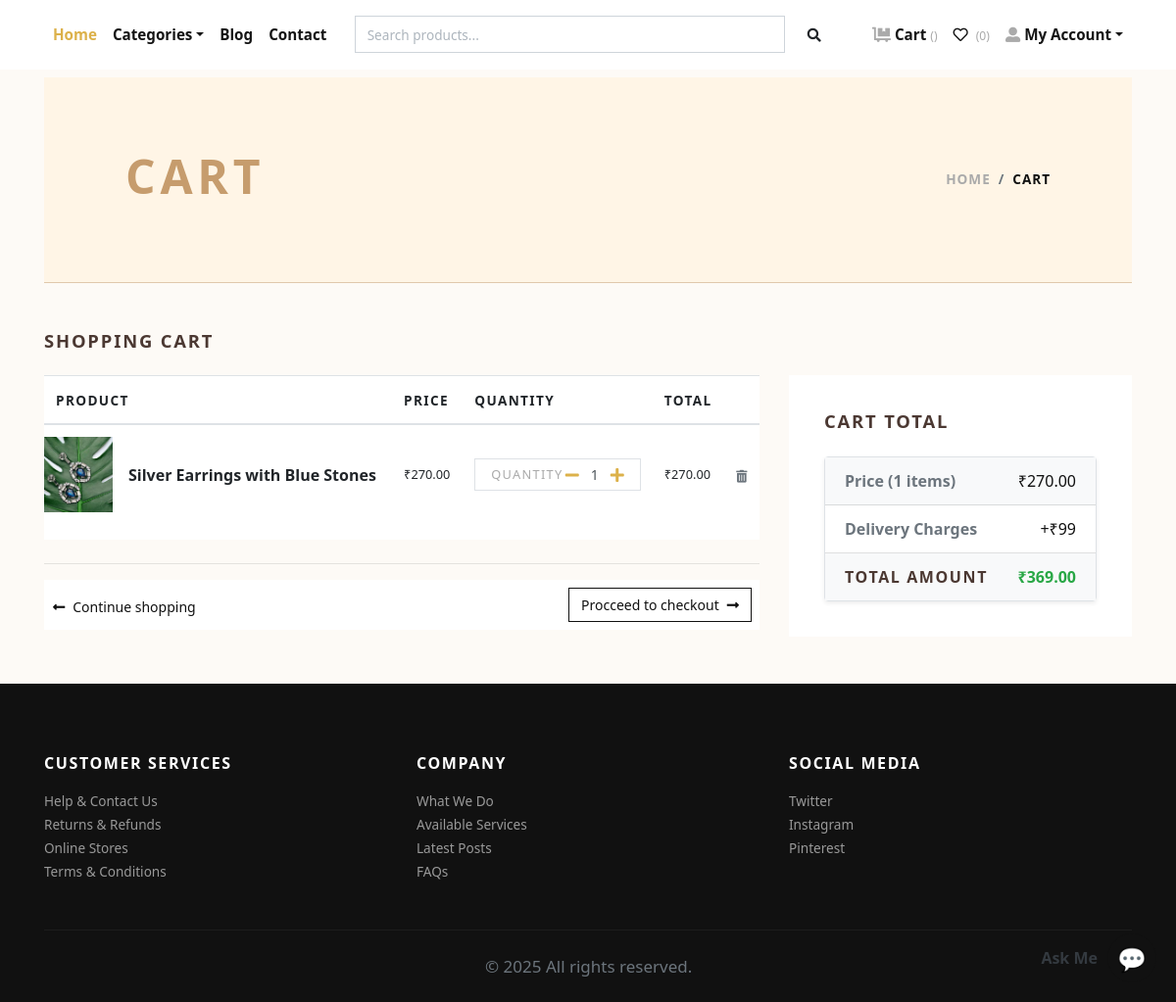
The page /cart/ (signed in) on the database its author committed.
### store/models.py (models this page shows, shortened)
class Cart(models.Model):
    user = models.ForeignKey(User, verbose_name="User", on_delete=models.CASCADE)
    product = models.ForeignKey(Product, verbose_name="Product", on_delete=models.CASCADE)
    quantity = models.PositiveIntegerField(default=1, verbose_name="Quantity")
    created_at = models.DateTimeField(auto_now_add=True, verbose_name="Created Date")
    updated_at = models.DateTimeField(auto_now=True, verbose_name="Updated Date")
    @property
    def total_price(self):
        return self.quantity * self.product.price

class Product(models.Model):
    title = models.CharField(max_length=150, verbose_name="Product Title")
    slug = models.SlugField(max_length=160, verbose_name="Product Slug")
    sku = models.CharField(max_length=255, unique=True, verbose_name="Unique Product ID (SKU)")
    short_description = models.TextField(verbose_name="Short Description")
    detail_description = models.TextField(blank=True, null=True, verbose_name="Detail Description")
    product_image = models.ImageField(upload_to='product', blank=True, null=True, verbose_name="Product Image")
    price = models.DecimalField(max_digits=8, decimal_places=2)
    category = models.ForeignKey(Category, verbose_name="Product Categoy", on_delete=models.CASCADE)
    is_active = models.BooleanField(verbose_name="Is Active?")
    is_featured = models.BooleanField(verbose_name="Is Featured?")
    estimated_delivery_days = models.PositiveIntegerField(default=5, verbose_name="Estimated Delivery Days")
    return_refund_policy = models.TextField(blank=True, null=True, verbose_name="Return & Refund Policy")
    coupon = models.ForeignKey('Coupon', null=True, blank=True, on_delete=models.SET_NULL, verbose_name="Applied Coupon")
    created_at = models.DateTimeField(auto_now_add=True, verbose_name="Created Date")
    updated_at = models.DateTimeField(auto_now=True, verbose_name="Updated Date")
    class Meta:
        verbose_name_plural = 'Products'
        ordering = ('-created_at', )

### store/views.py (the view, shortened to what this page needs)
# urls.py: path('cart/', views.cart, name="cart"),
@login_required
def cart(request):
    user = request.user
    cart_products = Cart.objects.filter(user=user)
    amount, shipping_amount = get_cart_amount_and_order_data(user)
    coupon_form = CouponApplyForm()
    applied_coupon = None
    discount_amount = decimal.Decimal(0)
    total_amount_after_discount = amount + shipping_amount
    now = timezone.now()
    active_coupons= Coupon.objects.filter(
        is_active=True,
        valid_from__lte=now,
        valid_to__gte=now,
        used_count__lt=models.F('usage_limit')
    )
    addresses = Address.objects.filter(user=user)
    context = {
        'cart_products': cart_products,
        'amount': amount,
        'shipping_amount': shipping_amount,
        'total_amount': amount + shipping_amount,
        'addresses': addresses,
        'coupon_form': coupon_form,
        'coupon': applied_coupon,
        'discount': discount_amount,
        'discount_amount': discount_amount,
        'total_amount_after_discount': total_amount_after_discount,
        'item_count': cart_products.count(),
        'active_coupons': active_coupons,
    }
    return render(request, 'store/cart.html', context)

### templates/store/cart.html (shortened to what this page needs)
{% extends 'base.html' %}
{% load static %}
{% load humanize %}
    {% block content %}
      <div class="container">
        <section class="py-5 blog-header">
          <div class="container">
            <div class="row px-4 px-lg-5 py-lg-4 align-items-center">
              <div class="col-lg-6">
                <h1 class="h2 text-uppercase text-lg-left">Cart</h1>
              </div>
              <div class="col-lg-6 text-lg-right">
                <nav aria-label="breadcrumb">
                  <ol class="breadcrumb justify-content-lg-end mb-0 px-0 bg-transparent">
                    <li class="breadcrumb-item active"><a href="{% url 'store:home' %}">Home</a></li>
                    <li class="breadcrumb-item" aria-current="page">Cart</li>
                  </ol>
                </nav>
              </div>
            </div>
          </div>
        </section>
        {% if cart_products %}
        <section class="py-5">
          <h2 class="h5 text-uppercase mb-4">Shopping cart</h2>
          <div class="row">
            <div class="col-lg-8 mb-4 mb-lg-0">
              <div class="table-responsive mb-4 bg-white ">
                <table class="table">
                  <thead >
                    <tr>
                      <th class="border-1" scope="col"> <strong class="text-small text-uppercase">Product</strong></th>
                      <th class="border-1" scope="col"> <strong class="text-small text-uppercase">Price</strong></th>
                      <th class="border-1" scope="col"> <strong class="text-small text-uppercase">Quantity</strong></th>
                      <th class="border-1" scope="col"> <strong class="text-small text-uppercase">Total</strong></th>
                      <th class="border-1" scope="col"> </th>
                    </tr>
                  </thead>
                  <tbody>
                    {% for cart_product in cart_products %}
                    <tr>
                      <th class="pl-0 border-1" scope="row">
                        <div class="media align-items-center">
                          {% if cart_product.product.product_image %}
                            <a class="reset-anchor d-block animsition-link" href="{% url 'store:product-detail' cart_product.product.slug %}"><img src="{{cart_product.product.product_image.url}}" alt="{{cart_product.product.title}}" width="70px"/></a>
                          {% else %}
                            <a class="reset-anchor d-block animsition-link" href="{% url 'store:product-detail' cart_product.product.slug %}"><img src="{% static 'img/product-detail-3.jpg' %}" alt="{{cart_product.product.title}}" width="70px"/></a>
                          {% endif %}
                          <div class="media-body ml-3"><strong class="h6"><a class="reset-anchor animsition-link" href="{% url 'store:product-detail' cart_product.product.slug %}">{{cart_product.product.title}}</a></strong></div>
                        </div>
                      </th>
                      <td class="align-middle border-1">
                        <p class="mb-0 small">₹{{cart_product.product.price}}</p>
                      </td>
                      <td class="align-middle border-1">
                        <div class="border d-flex align-items-center justify-content-between px-3"><span class="small text-uppercase text-gray headings-font-family">Quantity</span>
                          <div class="quantity">
                            <a href="{% url 'store:minus-cart' cart_product.id %}" class="dec-btn p-0 ml-"><i class="fas fa-minus"></i></a>
                            <input class="form-control form-control-sm border-0 shadow-0 p-0" type="text" value="{{cart_product.quantity}}"/>
                            <a href="{% url 'store:plus-cart' cart_product.id %}" class="inc-btn p-0"><i class="fas fa-plus"></i></a>
                          </div>
                        </div>
                      </td>
                      <td class="align-middle border-1">
                        <p class="mb-0 small">₹{{cart_product.total_price|intcomma}}</p>
                      </td>
                      <td class="align-middle border-1"><a class="reset-anchor" href="{% url 'store:remove-cart' cart_product.id %}"><i class="fas fa-trash-alt small text-muted"></i></a></td>
                    </tr>
                    {% endfor %}
                  </tbody>
                </table>
              </div>
              <hr>
              <div class="bg-white px-2 py-2">
                <div class="row align-items-center text-center">
                  <div class="col-md-6 mb-3 mb-md-0 text-md-left"><a class="btn btn-link p-0 text-dark btn-sm" href="{% url 'store:home' %}"><i class="fas fa-long-arrow-alt-left mr-2"> </i>Continue shopping</a></div>
                  <div class="col-md-6 text-md-right"><a class="btn btn-outline-dark btn-sm" href="{% url 'store:checkout' %}">Procceed to checkout<i class="fas fa-long-arrow-alt-right ml-2"></i></a></div>
                </div>
              </div>
            </div>
            <div class="col-lg-4">
              <div class="card border-0 rounded-0 p-lg-3 bg-white">
                <div class="card-body">
                  <h5 class="text-uppercase mb-4">Cart total</h5>
                  <ul class="list-group list-group-flush shadow-sm rounded border">
                    <li class="list-group-item d-flex justify-content-between align-items-center bg-light">
                      <strong class="text-muted">Price ({{ item_count }} items)</strong>
                      <span class="text-dark">₹{{ amount|intcomma }}</span>
                    </li>
                    <li class="list-group-item d-flex justify-content-between align-items-center">
                      <strong class="text-muted">Delivery Charges</strong>
                      <span class="text-dark">{% if shipping_amount > 0 %}+₹{{ shipping_amount }}{% else %}<span class="text-success">Free</span>{% endif %}</span>
                    </li>
                    <li class="list-group-item d-flex justify-content-between align-items-center bg-light">
                      <strong class="text-uppercase">Total Amount</strong>
                      <strong class="text-success">₹{{ total_amount_after_discount|intcomma }}</strong>
                    </li>
                 </div>
              </div>
            </div>
          </div>
        </section>
        {% else %}
          <div class="text-center py-5">
            <h3 class="mb-3">Your cart is empty.</h3>
            <a href="{% url 'store:home' %}"><i class="fas fa-long-arrow-alt-left mr-2"> </i>Continue shopping</a>
          </div>
        {% endif %}
      </div>
      {% endblock content %}

### templates/navbar.html (shortened to what this page needs)
{% load static %}
<header class="header bg-white mb-2">
  <div class="container px-0 px-lg-3">
    <nav class="navbar navbar-expand-lg navbar-light py-3 px-lg-0 fixed-top">
      <div class="collapse navbar-collapse" id="navbarSupportedContent">
        <ul class="navbar-nav mr-auto">
          <li class="nav-item">
            <a class="nav-link active" href="{% url 'store:home' %}">Home</a>
          </li>
          <li class="nav-item dropdown">
            <a class="nav-link dropdown-toggle" id="pagesDropdown" href="#" data-toggle="dropdown" aria-haspopup="true"
              aria-expanded="false">Categories</a>
          </li>
          <li class="nav-item">
            <a class="nav-link" href="{% url 'store:blog_list' %}">Blog</a>
          </li>
          <li class="nav-item">
            <a class="nav-link" href="{% url 'store:contact' %}">Contact</a>
          </li>
        </ul>
        <div class="d-flex align-items-center">
          <form method="GET" action="{% url 'store:search' %}" class="form-inline d-none d-lg-block" style="width:500px;">
            <div class="input-group">
              <input type="text" name="q" class="form-control" placeholder="Search products..." aria-label="Search" required>
              <div class="input-group-append">
                <button class="btn" type="submit" style="border: none; background-color: transparent;">
                  <i class="fas fa-search fa-sm"></i>
                </button>
              </div>
            </div>
          </form>
        </div>
        <ul class="navbar-nav ml-auto">
          {% if request.user.is_authenticated %}
          <li class="nav-item">
            <a class="nav-link" href="{% url 'store:cart' %}">
              <i class="fas fa-dolly-flatbed mr-1 text-gray"></i>Cart
              <small class="text-gray">({{ cart_items.count }})</small>
            </a>
          </li>
          <li class="nav-item">
            <a class="nav-link" href="{% url 'store:wishlist' %}">
              <i class="far fa-heart mr-1"></i>
              <small class="text-gray">({{ user.wishlist_set.count }})</small>
            </a>
          </li>
          <li class="nav-item dropdown">
            <a class="nav-link dropdown-toggle" id="userDropdown" href="#" data-toggle="dropdown" aria-haspopup="true"
              aria-expanded="false"><i class="fas fa-user-alt mr-1 text-gray"></i>My Account</a>
          </li>
          {% else %}
          <li class="nav-item"><a class="nav-link" href="{% url 'store:login' %}">Login</a></li>
          <li class="nav-item"><a class="nav-link" href="{% url 'store:register' %}">Create Account</a></li>
          {% endif %}
        </ul>
      </div>
    </nav>
  </div>
</header>

### rows shown on the page
Cart: product.product_image (picture), product "Silver Earrings with Blue Stones", product.price "270.00", quantity "1", total_price "270.00"

### other values the page prints
{{ user.wishlist_set.count }} "0"
{{ item_count }} "1"
{{ amount|intcomma }} "270.00"
{{ shipping_amount }} "99"
{{ total_amount_after_discount|intcomma }} "369.00"
